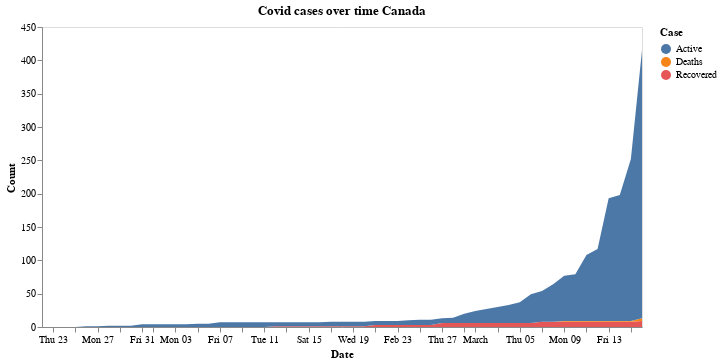

This figure's notebook cell:
### Markdown cell above
### Cases in Canada

### Code cell
cases_over_time('Canada')

### Figure 1 — Vega-Lite specification as saved in the notebook (floating-point values rounded to 4 significant figures; data arrays with more than 128 entries replaced by an {"elided": "..."} marker saying what was removed)
{"config": {"view": {"continuousWidth": 400, "continuousHeight": 300}, "axis": {"grid": false}}, "data": {"name": "data-4cf0040f3bbc1bb4c9829397d81f78ea"}, "mark": "area", "encoding": {"color": {"type": "nominal", "field": "Case"}, "x": {"type": "temporal", "field": "Date"}, "y": {"type": "quantitative", "field": "Count"}}, "title": "Covid cases over time Canada", "width": 600, "$schema": "https://vega.github.io/schema/vega-lite/v4.0.2.json", "datasets": {"data-4cf0040f3bbc1bb4c9829397d81f78ea": {"elided": "165 records"}}}
